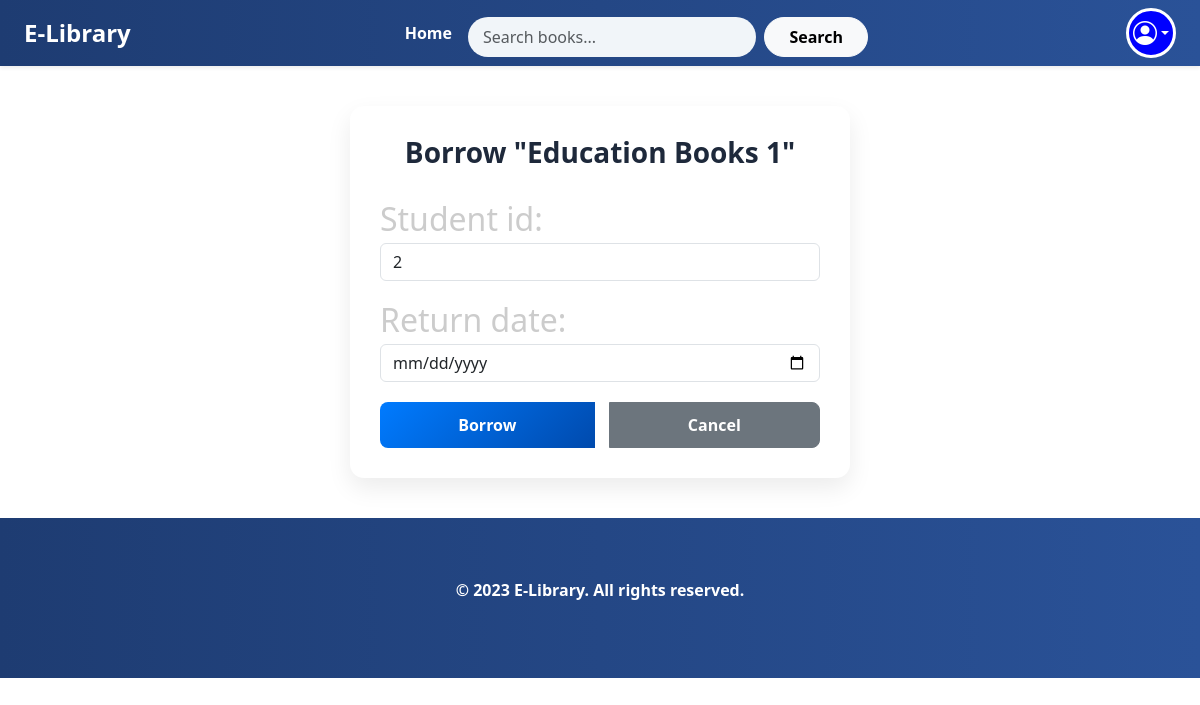
/borrow/24/ (signed in), run on an earlier commit of the app's database.
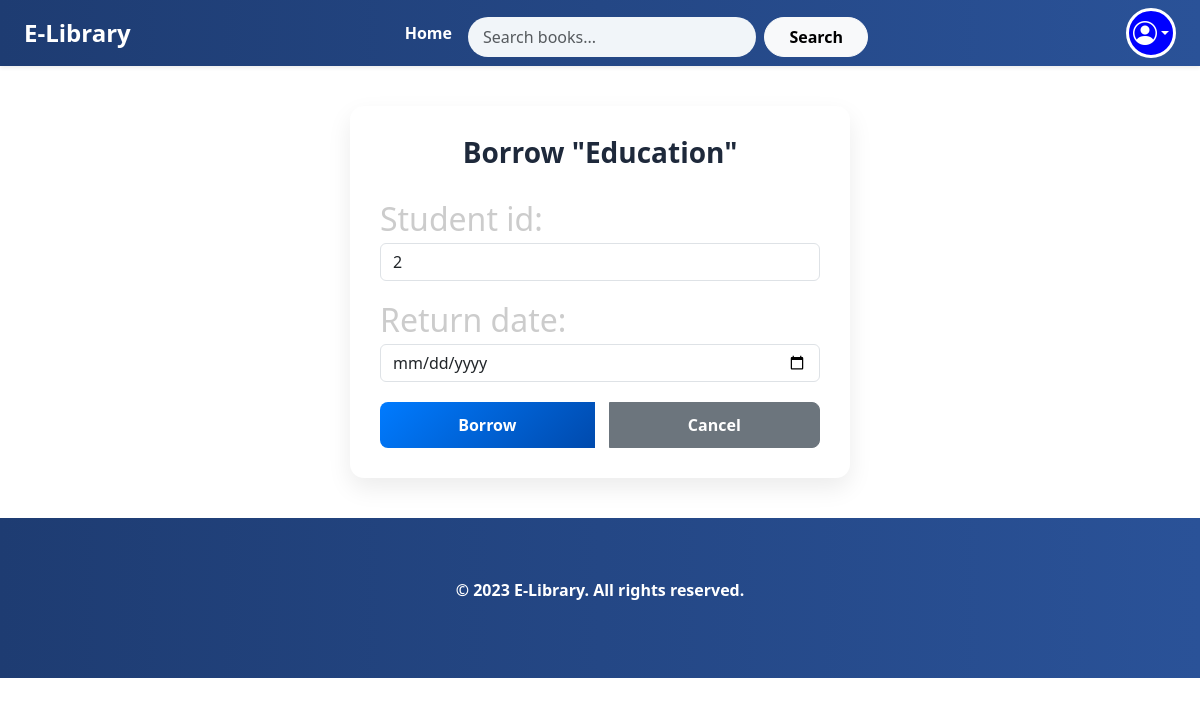
And on a later commit of the database.
### library_web/models.py (models this page shows, shortened)
class EBooksModel(models.Model):
    book_id = models.CharField(max_length=20, unique=True, blank=True)
    title = models.CharField(max_length=200)
    subtitle = models.CharField(max_length=255, blank=True)
    author = models.CharField(max_length=200)
    publisher = models.CharField(max_length=200)
    description = models.TextField()
    category = models.CharField(max_length=50)
    image = models.ImageField(upload_to="books/")
    rating = models.IntegerField(default=0)
    borrow_count = models.PositiveIntegerField(default=0)
    is_borrowed = models.BooleanField(default=False)

### library_web/views.py (the view)
# urls.py: path('borrow/<int:book_id>/', views.borrow_book, name='borrow_book'),
@require_http_methods(["GET", "POST"])
@csrf_protect
@login_required(login_url="login")
def borrow_book(request, book_id):
    book = get_object_or_404(EBooksModel, id=book_id)
    user = request.user
    active_record = BorrowRecord.objects.filter(
        book=book, actual_return_date__isnull=True
    ).first()
    if active_record:
        messages.error(request, "This book is already borrowed.")
        return redirect("book_detail", book_id=book_id)
    if request.method == "POST":
        form = BorrowForm(request.POST)
        if form.is_valid():
            borrow_record = form.save(commit=False)
            borrow_record.book = book
            borrow_record.user = user
            borrow_record.borrow_date = date.today()
            if borrow_record.borrow_date > borrow_record.return_date:
                messages.error(
                    request,
                    "Return date cannot be before the borrow date.",
                )
                return render(
                    request, "borrow_book.html", {"form": form, "book": book}
                )
            borrow_record.save()
            book.borrow_count += 1
            book.is_borrowed = True
            book.save()
            return render(request, "borrow_message.html", {"record": borrow_record})
    else:
        form = BorrowForm(initial={"student_id": user.id})
    return render(request, "borrow_book.html", {"form": form, "book": book})

### library_web/forms.py (shortened to what this page needs)
class BorrowForm(forms.ModelForm):
    class Meta:
        model = BorrowRecord
        fields = ["student_id", "return_date"]
        widgets = {
            "student_id": forms.TextInput(
                attrs={
                    "class": "form-control",
                    "placeholder": "Enter Student ID"
                }
            ),
            "return_date": forms.DateInput(
                attrs={
                    "type": "date",
                    "class": "form-control"
                }
            ),
        }

### library_web/templates/borrow_book.html (shortened to what this page needs)
{% load static %}
<!doctype html>
<html lang="en">
  <head>
    <link href="https://cdn.jsdelivr.net/npm/bootstrap@5.3.2/dist/css/bootstrap.min.css"
          rel="stylesheet">
    <link rel="stylesheet" type="text/css" href="{% static 'library_web/style.css' %}">
    <link rel="stylesheet" href="https://cdn.jsdelivr.net/npm/bootstrap-icons@1.10.5/font/bootstrap-icons.css">
  </head>
  <body>
    {% include 'navigation.html' %}
    <div class="borrow-container">
    <div class="borrow-card">
        <h2 class="borrow-title">Borrow "{{ book.title }}"</h2>
        <form method="POST">
            <div class="form-fields">
                {{ form.as_p }}
            </div>
            <div class="btn-group">
                <button type="submit" class="btn btn-primary modern-btn">Borrow</button>
                <a href="{% url 'home' %}" class="btn btn-secondary modern-btn cancel-btn">Cancel</a>
            </div>
        </form>
    </div>
    </div>
    {% include 'footer.html' %}
  </body>
</html>

What changed in the data, as far as the page shows it:
changed EBooksModel: title "Education Books 1" → "Education"
